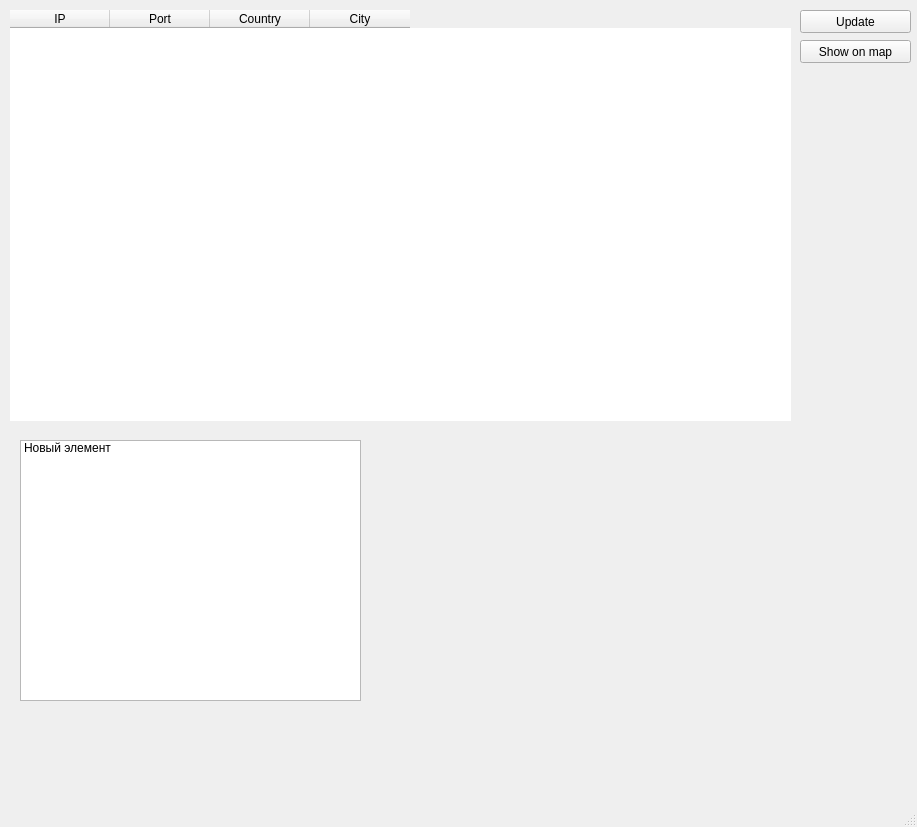
<?xml version="1.0" encoding="UTF-8"?>
<ui version="4.0">
 <class>MainWindow</class>
 <widget class="QMainWindow" name="MainWindow">
  <property name="geometry">
   <rect>
    <x>0</x>
    <y>0</y>
    <width>917</width>
    <height>827</height>
   </rect>
  </property>
  <property name="windowTitle">
   <string>MainWindow</string>
  </property>
  <widget class="QWidget" name="centralwidget">
   <widget class="QTableWidget" name="tableWidget">
    <property name="enabled">
     <bool>true</bool>
    </property>
    <property name="geometry">
     <rect>
      <x>10</x>
      <y>10</y>
      <width>781</width>
      <height>411</height>
     </rect>
    </property>
    <property name="toolTip">
     <string notr="true"/>
    </property>
    <property name="frameShape">
     <enum>QFrame::NoFrame</enum>
    </property>
    <property name="sizeAdjustPolicy">
     <enum>QAbstractScrollArea::AdjustToContents</enum>
    </property>
    <property name="editTriggers">
     <set>QAbstractItemView::NoEditTriggers</set>
    </property>
    <property name="showDropIndicator" stdset="0">
     <bool>true</bool>
    </property>
    <property name="alternatingRowColors">
     <bool>false</bool>
    </property>
    <property name="textElideMode">
     <enum>Qt::ElideRight</enum>
    </property>
    <property name="gridStyle">
     <enum>Qt::NoPen</enum>
    </property>
    <property name="sortingEnabled">
     <bool>false</bool>
    </property>
    <property name="rowCount">
     <number>0</number>
    </property>
    <property name="columnCount">
     <number>4</number>
    </property>
    <attribute name="horizontalHeaderVisible">
     <bool>true</bool>
    </attribute>
    <attribute name="horizontalHeaderCascadingSectionResizes">
     <bool>false</bool>
    </attribute>
    <attribute name="horizontalHeaderMinimumSectionSize">
     <number>39</number>
    </attribute>
    <attribute name="horizontalHeaderHighlightSections">
     <bool>true</bool>
    </attribute>
    <attribute name="verticalHeaderVisible">
     <bool>true</bool>
    </attribute>
    <attribute name="verticalHeaderHighlightSections">
     <bool>true</bool>
    </attribute>
    <column>
     <property name="text">
      <string>IP</string>
     </property>
    </column>
    <column>
     <property name="text">
      <string>Port</string>
     </property>
    </column>
    <column>
     <property name="text">
      <string>Country</string>
     </property>
    </column>
    <column>
     <property name="text">
      <string>City</string>
     </property>
    </column>
   </widget>
   <widget class="QListWidget" name="listWidget">
    <property name="geometry">
     <rect>
      <x>20</x>
      <y>440</y>
      <width>341</width>
      <height>261</height>
     </rect>
    </property>
    <item>
     <property name="text">
      <string>Новый элемент</string>
     </property>
    </item>
   </widget>
   <widget class="QPushButton" name="UpdatePushButton">
    <property name="geometry">
     <rect>
      <x>800</x>
      <y>10</y>
      <width>111</width>
      <height>23</height>
     </rect>
    </property>
    <property name="text">
     <string>Update</string>
    </property>
   </widget>
   <widget class="QPushButton" name="OpenMapPushButton">
    <property name="geometry">
     <rect>
      <x>800</x>
      <y>40</y>
      <width>111</width>
      <height>23</height>
     </rect>
    </property>
    <property name="text">
     <string>Show on map</string>
    </property>
   </widget>
  </widget>
  <widget class="QStatusBar" name="statusbar"/>
 </widget>
 <resources/>
 <connections/>
</ui>
